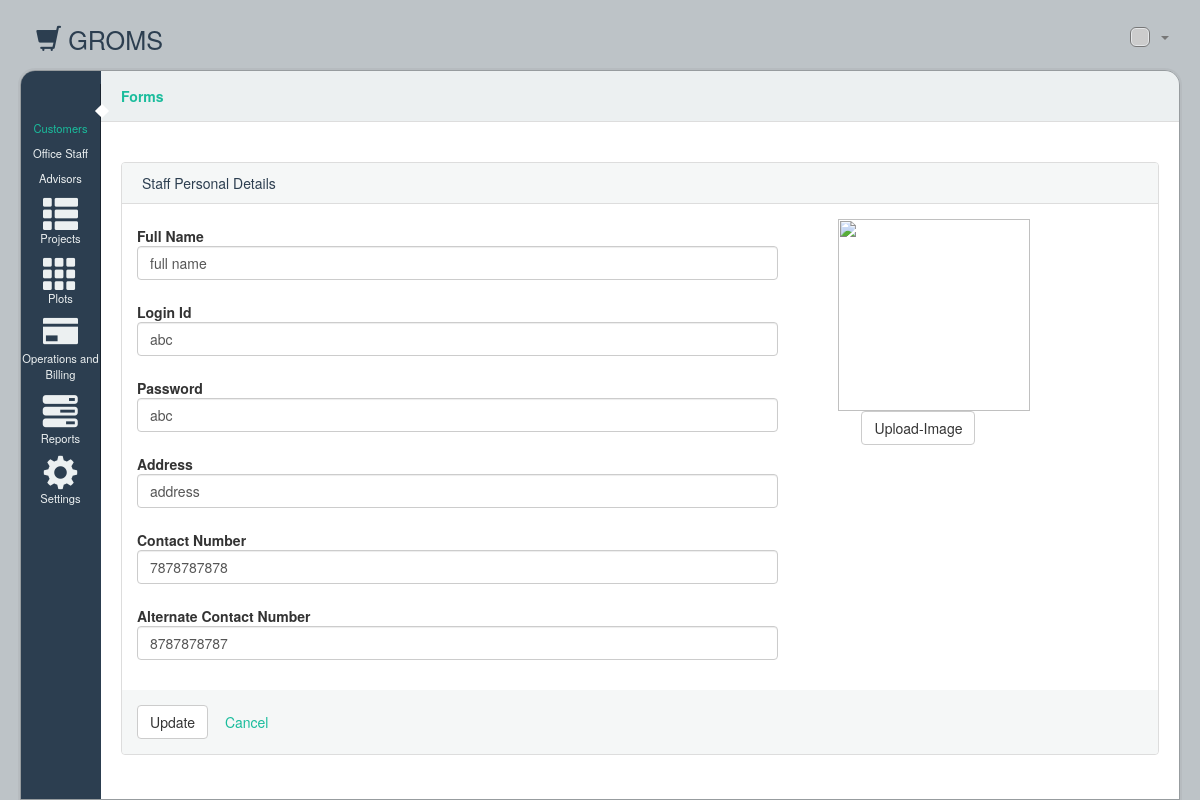
The app's page /edit_staffmember_page/1/, older data.
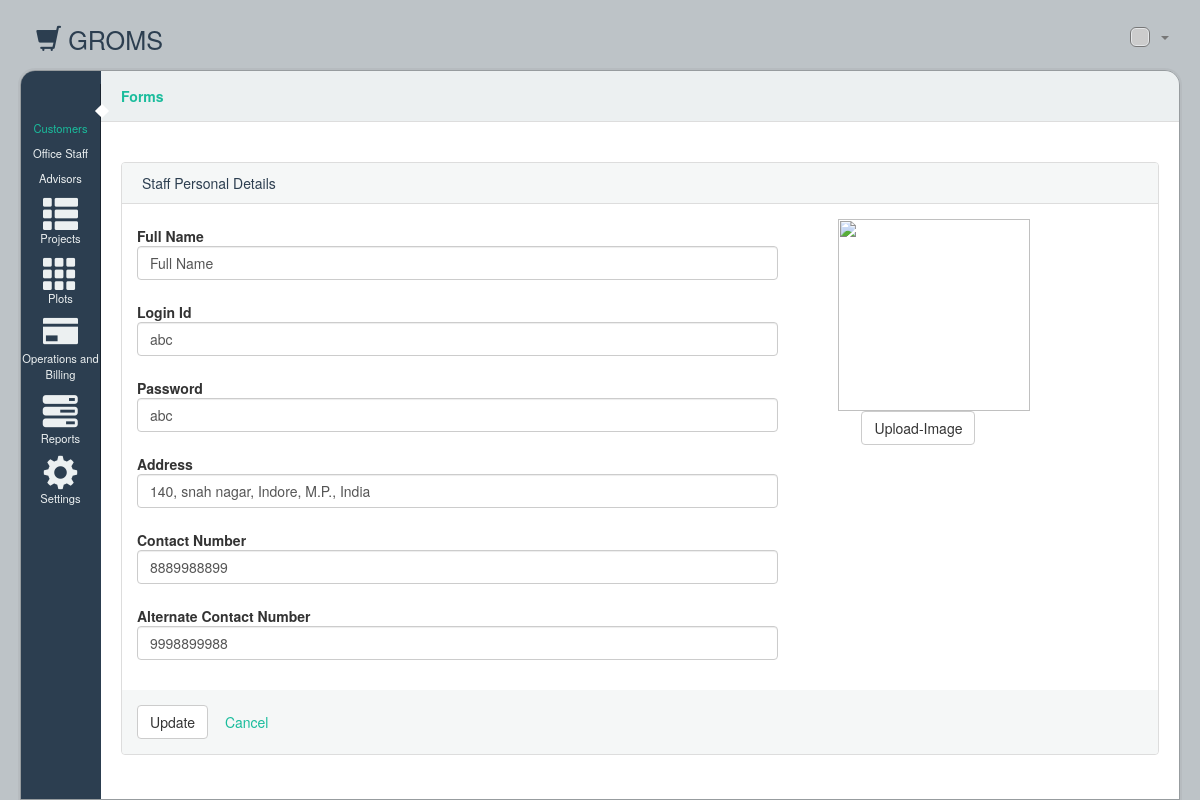
The same page, newer data.
### grom/models.py (models this page shows, shortened)
class StaffUser(models.Model):
	loginid = models.CharField(max_length=50, unique=True)
	password = models.CharField(max_length=50)
	fullname = models.CharField(max_length=100)
	contact_no = models.CharField(max_length=15)
	alternate_contact_no = models.CharField(max_length=15,null=True)
	address = models.TextField()

### grom/views.py (the view)
# urls.py: url(r'^edit_staffmember_page/(?P<member_id>.+)/$', views.edit_staffmember_page),
def edit_staffmember_page(request, member_id):
    member = StaffUser.objects.get(id=member_id)
    return render(request, 'grom/edit_staffmember_page.html', {'member': member})

### grom/templates/grom/edit_staffmember_page.html (shortened to what this page needs)
{%extends 'grom/base.html'%}
{%block content%}
      <section id='tools'>
        <ul class='breadcrumb' id='breadcrumb'>
          <li class='title'>Forms</li>
        </ul>
        <div id='toolbar'>
        </div>
      </section>
      <div id='content'>
        <br>
        <div class='panel panel-default'>
          <div class='panel-heading'>
            Staff Personal Details
          </div>
          <div class='panel-body'>
            <form class='form-horizontal' method="POST" action="/edit_staffmember/{{member.id}}/">
              <fieldset>
                <div class='form-group col-md-8'>
                  <label class='control-label'>Full Name</label>
                  <input class='form-control' placeholder='Enter Name' type='text' name = 'full_name' value = '{{member.fullname}}'>
                </div>
                <div class='form-group col-md-8'>
                  <label class='control-label'>Login Id </label>
                  <input class='form-control' placeholder='Enter Login Id' type='text' name = 'login_id' value = '{{member.loginid}}'>
                </div>
                <div class='form-group col-md-8'>
                  <label class='control-label'>Password</label>
                  <input class='form-control' placeholder="Enter Password" type='text' name = 'password' value = '{{member.password}}'>
                </div>
                <img class="img-responisve tocenter" alt="" width="192" height="192" src="../assets/images/thumb_default-bc6b0c05.png" />
                <div class='form-group col-md-8'>
                  <label class='control-label'>Address</label>
                  <input class='form-control' placeholder='Enter Address' type='text' name ='address' value = '{{member.address}}'>
                </div>
                <div class='form-group col-md-8'>
                  <label class='control-label'>Contact Number</label>
                  <input class='form-control' placeholder='Enter Contact Number' type='text' name = 'contact_no' value = '{{member.contact_no}}'>
                </div>
                 <div class='form-group col-md-8'>
                  <label class='control-label'>Alternate Contact Number</label>
                  <input class='form-control' placeholder='Enter Alternate Contact Number' type='text' name = 'alt_contact_no' value = '{{member.alternate_contact_no}}'>
                </div>
                <button class='btn btn-default btn-md col-lg-offset-1'>Upload-Image</button>
              </fieldset>
              <div class='form-actions'>
                <button  class="button btn btn-default" type="submit">Update </button>
                <a class='btn' href='/dashboard/'>Cancel</a>
              </div>
            </form>
          </div>
        </div>
      </div>
    </div>
{%endblock content%}

Row changes from the older to the newer data that the page shows:
changed StaffUser "abc": full_name "full name" → "Full Name"; address "address" → "140, snah nagar, Indore, M.P., India"; contact_no "7878787878" → "8889988899"; alt_contact_no "8787878787" → "9998899988"
